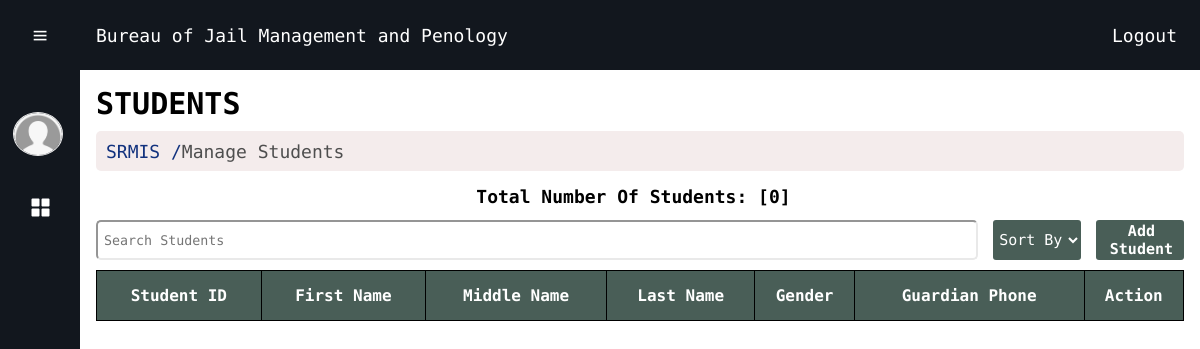
Page /public/manage-student.php (signed in) on the earlier database version.
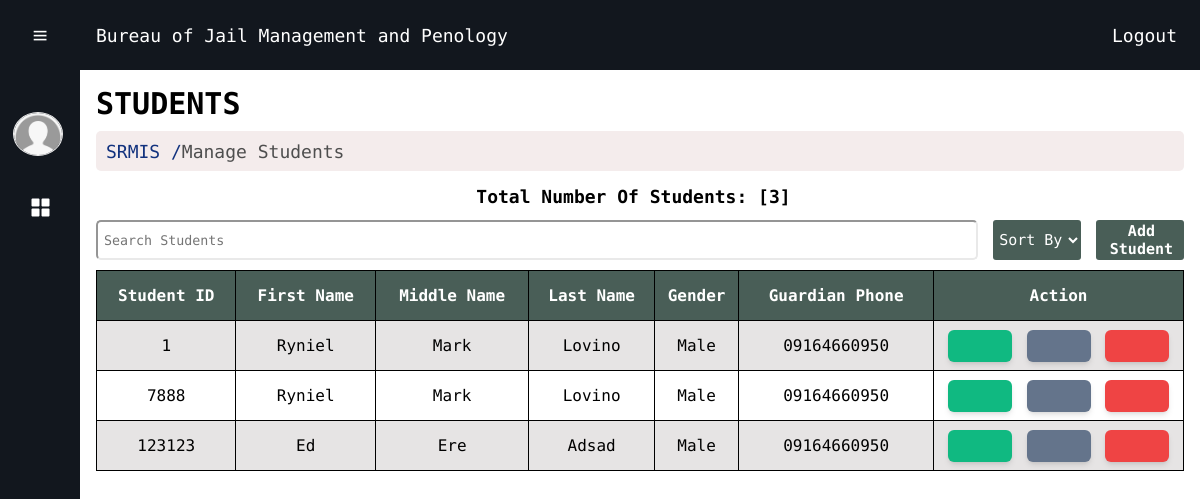
Same page on the later database version.
### tables this page shows
CREATE TABLE `students` (
  `ID` int(11) NOT NULL,
  `firstName` text NOT NULL,
  `midName` text NOT NULL,
  `surname` text NOT NULL,
  `gender` text NOT NULL,
  `birthdate` date NOT NULL,
  `compAddress` text NOT NULL,
  `motherName` varchar(255) NOT NULL,
  `motherOccupation` varchar(255) NOT NULL,
  `fatherName` varchar(255) NOT NULL,
  `fatherOccupation` varchar(255) NOT NULL,
  `guardianName` varchar(255) NOT NULL,
  `guardianPhone` text NOT NULL,
  `remarks` text NOT NULL
);

### public/manage-student.php (the view, shortened to what this page needs)
<?php
include("../php/conn.php");
if(isset($_GET['search']) && !empty($_GET['search'])) {
    $searchTerm = htmlspecialchars($_GET['search']);
    $sql = "SELECT * FROM students WHERE
            ID LIKE ? OR
            firstName LIKE ? OR
            midName LIKE ? OR
            surname LIKE ? OR
            gender LIKE ? OR
            guardianPhone LIKE ?";
    $stmt = $conn->prepare($sql);
    $searchTermWildcard = "%$searchTerm%";
    $stmt->bind_param("ssssss", $searchTermWildcard, $searchTermWildcard, $searchTermWildcard, $searchTermWildcard, $searchTermWildcard, $searchTermWildcard);
    $stmt->execute();
    $result = $stmt->get_result();
} else {
    $sql = "SELECT * FROM students";
    $result = $conn->query($sql);
}
$sqlMale = "SELECT COUNT(*) AS totalMale FROM students WHERE gender = 'male'";
$resultMale = $conn->query($sqlMale);
$rowMale = $resultMale->fetch_assoc();
$totalMale = $rowMale['totalMale'];
$sqlFemale = "SELECT COUNT(*) AS totalFemale FROM students WHERE gender = 'female'";
$resultFemale = $conn->query($sqlFemale);
$rowFemale = $resultFemale->fetch_assoc();
$totalFemale = $rowFemale['totalFemale'];
$totalStudents = $totalMale + $totalFemale;
?>
<!DOCTYPE html>
<html lang="en">
<head>
    <link rel="stylesheet" href="../src/manage-student.css?v=<?php echo time(); ?>">
    <link rel="stylesheet" href="../src/navbar.css?v=<?php echo time(); ?>">
    <link rel='stylesheet' href='https://cdn-uicons.flaticon.com/2.1.0/uicons-regular-rounded/css/uicons-regular-rounded.css'>
    <link href='https://unpkg.com/boxicons@2.1.4/css/boxicons.min.css' rel='stylesheet'>
    <link rel="stylesheet" href="../src/output.css">
</head>
<body>
<div class="header">
      <div class="left-section">
        <a href="dashboard.php">Bureau of Jail Management and Penology</a>
      </div>
      <div class="right-section">
        <a href="logout.php" class="logout">Logout</a>
      </div>
    </div>
    <div class="sidebar">
        <div class="top">
            <i class="bx bx-menu" id="btn"></i>
        </div>
        <div class="user">
            <img src="../images/user-image.png" class ="user-img" alt="user">
            <div>
            </div>
        </div>
        <ul>
            <li>
                <a href="dashboard.php">
                    <i class="bx bxs-grid-alt"></i>
                </a>
            </li>
            <li>
                <a href="manage-student.php">
                    <i class="fi fi-rr-users-alt"></i>
                </a>
            </li>
   <?php
    if ($_SESSION['user_id'] == 1) {
        ?>
        <li>
            <a href="manage-user.php">
                <i class="fi fi-rr-admin-alt"></i>
            </a>
        </li>
        <?php
    }
    ?>           <li>
                <a href="logout.php">
                    <i class="fi fi-rr-sign-out-alt"></i>
                </a>
            </li>
        </ul>
    </div>
    <div class="main-content">
        <h3>Students</h3>
        <p class="location"><span class="colored-text">SRMIS / </span>Manage Students</p>
        <p class="total">Total number of students: [<?php echo $totalStudents?>]</p>
        <div class="mid-container">
            <div class=" text-box ">
                <form method="GET">
                    <input class="search-box" type="search" name="search" placeholder="Search students" value="<?php echo isset($_GET['search']) ? $_GET['search'] : ''; ?>">
                </form>
            </div>
            <div class="right-btn">
            <form method="get">
                <select class="tw-bg-emerald-500" name="sort_by" id="sort" onchange="this.form.submit()">
                    <option value=" "> <i class="fi fi-rr-sort-alt"></i> Sort By</option>
                </select>
            </form>
            </div>
            <button  id = "add-student-btn" class=" add-student-btn" >
            <i class="fi fi-rr-user-add"></i>Add Student</button>
        </div>
        <div class="table">
          <table>
            <tr>
                <th>Student ID</th>
                <th>First Name</th>
                <th>Middle Name</th>
                <th>Last Name</th>
                <th>Gender</th>
                <th>Guardian Phone</th>
                <th>Action</th>
            </tr>
            <?php
                if(!$result) {
                    echo "Error executing SQL query: " . $conn->error;
                } else {
                    while ($row = $result->fetch_assoc()) {
                        echo "<tr>";
                        echo "<td>" . $row['ID'] . "</td>";
                        echo "<td>" . $row['firstName'] . "</td>";
                        echo "<td>" . $row['midName'] . "</td>";
                        echo "<td>" . $row['surname'] . "</td>";
                        echo "<td>" . $row['gender'] . "</td>";
                        echo "<td>" . $row['guardianPhone'] . "</td>";
                        echo "<td class='tw-w-[250px]'>";
                        echo "<div class='action-btn'>";
                        echo "<button id='view-btn'  class='tw-bg-emerald-500 tw-border-none tw-rounded-md tw-shadow-md tw-align-middle tw-w-16 tw-h-8 tw-text-white'
                        data-id='" . $row['ID'] . "'
                        data-firstname='" . $row['firstName'] . "'
                        data-midname='" . $row['midName'] . "'
                        data-surname='" . $row['surname'] . "'
                        data-gender='" . $row['gender'] . "'
                        data-birthdate='" . $row['birthdate'] . "'
                        data-compaddress='" . $row['compAddress'] . "'
                        data-mothername='" . $row['motherName'] . "'
                        data-motheroccupation='" . $row['motherOccupation'] . "'
                        data-fathername='" . $row['fatherName'] . "'
                        data-fatheroccupation='" . $row['fatherOccupation'] . "'
                        data-guardianname='" . $row['guardianName'] . "'
                        data-guardianphone='" . $row['guardianPhone'] . "'>
                        <i class='fi fi-rr-eye tw-text-[20px] tw-m-0 tw-text-center'></i></button>";
                        echo "<button id='edit-btn' class='tw-bg-slate-500 tw-border-none tw-rounded-md tw-shadow-md tw-align-middle tw-w-16 tw-h-8 tw-text-white'
                        data-id='" . $row['ID'] . "'
                        data-firstname='" . $row['firstName'] . "'
                        data-midname='" . $row['midName'] . "'
                        data-surname='" . $row['surname'] . "'
                        data-gender='" . $row['gender'] . "'
                        data-birthdate='" . $row['birthdate'] . "'
                        data-compaddress='" . $row['compAddress'] . "'
                        data-mothername='" . $row['motherName'] . "'
                        data-motheroccupation='" . $row['motherOccupation'] . "'
                        data-fathername='" . $row['fatherName'] . "'
                        data-fatheroccupation='" . $row['fatherOccupation'] . "'
                        data-guardianname='" . $row['guardianName'] . "'
                        data-guardianphone='" . $row['guardianPhone'] . "'>
                <i class='fi fi-rr-edit tw-text-[18px] tw-m-0 tw-text-center'></i>
              </button>";
                        echo "<button class='tw-bg-red-500 tw-border-none tw-rounded-md tw-shadow-md tw-m-0  tw-align-middle tw-w-16 tw-h-8 tw-text-white' onclick='deleteStudent(" . $row['ID'] . ")'><i class='fi fi-rr-trash tw-text-[20px]  tw-m-0 tw-text-center'></i></button>";
                        echo "</div>";
                        echo "</td>";
                        echo "</tr>";
                    }
                }
                ?>
        </table>
        </div>
      </div>
</body>
</html>

### src/manage-student.css (style rules this page uses)
body { padding: 0px; margin: 0px; }
h3 { text-transform: uppercase; font-size: 30px; margin-bottom: 0px; }
.location { margin: 10px 0px 10px 0px; background-color: rgb(244, 236, 236); font-size: 18px; vertical-align: middle; height: 40px; padding-left: 10px; color:#4e4e4e; border-radius: 5px; overflow: hidden; display: flex; align-items: center; }
.colored-text { color: rgb(18, 50, 126); }
button { font-weight: 520; cursor: pointer; }
.total { text-align: center; margin-top: 15px; font-size: 18px; text-transform: capitalize; font-weight: 520; }
.table { max-height: 420px; overflow-y: auto; padding: 0px; margin-top: 10px; }
table { width: 100%; margin-top: 0px; text-align: center; border-collapse: collapse; font-size: 16px; padding: 0px; }
table, td, th { border: 1px solid black; }
tr th { color: white; background-color: #495E57; position: sticky; top:0px; margin-top: 0px; border: 1px solid black; }
tr { height: 50px; }
tr:nth-child(even) { background-color: #e6e4e4; }
.action-btn { display: flex; justify-content: space-evenly; }
.text-box { width: 100%; }
.search-box { width: 100%; vertical-align: middle; box-sizing: border-box; height: 40px; border-radius: 5px; border-color: #e9e9e9; border-style: inset; text-transform: capitalize; padding-left: 6px; }
.mid-container { display: grid; grid-template-columns: 10fr 1fr 1fr; column-gap: 15px; }
.right-btn select { width: 100%; text-align: center; height: 40px; border: none; border-radius: 3px; background-color: #495E57; color: white; font-size: 15px; }
.add-student-btn { justify-content: center; display: flex; align-items: center; width: 100%; height: 40px; vertical-align: middle; border: none; border-radius: 3px; background-color: #495E57; color: white; font-size: 15px; }

### src/navbar.css (style rules this page uses)
* { margin: 0; padding: 0; box-sizing: border-box; font-family: "Reddit Mono", monospace; }
.user-img { margin: 0; width: 50px; border-radius: 100%; border: 1px solid #eee; }
.sidebar { position: fixed; top: 0; left: 0; bottom: 0; height: 100vh; width: 80px; background-color: #12171e; padding: .4rem .8rem; transition: all 0.5s ease; z-index: 250; }
.sidebar #btn { position: absolute; color: white; top: .4rem; left: 50%; font-size: 1.2rem; line-height: 50px; transform: translateX(-50%); }
.user { display: grid; grid-template-columns: 1fr 3fr; margin: 1rem 0; align-items: center; color: white; border-radius: 0.8rem; height: 70px; }
.sidebar ul li { position: relative; list-style-type: none; height: 50px; width: 90%; margin: 0.8rem auto; line-height: 50px; }
.sidebar ul li a { color: #fff; display: flex; align-items: center; text-decoration: none; border-radius: 0.8rem; }
.sidebar ul li a i { min-width: 50px; text-align: center; height: 50px; border-radius: 12px; line-height: 50px; }
.main-content { z-index: 21; position: relative; transition: all 0.5s ease; width: calc(100% - 80px); left: 80px; padding: 1rem; }
.header { height: 70px; position:sticky; flex: 1; top: 0; display: flex; flex-direction: row; align-items: center; width: 100%; background-color: #12171e; align-items: center; color: white; font-size: 18px; padding: 1rem; z-index: 200; }
.left-section { transition: all 0.5s ease; position: relative; margin-left: 80px; }
i { position: relative; margin-right: 8px; align-items: center; margin-top: 5px; font-size: 24px; }
a { text-decoration: none; color: white; }
.right-section { position:absolute; right: 10px; flex: 1; display: flex; flex-direction: row; align-items: center; }
.logout, p { margin: 13px 13px 13px 0px; }

Differences in the rows shown:
added students: ID "1", firstName "Ryniel", midName "Mark", surname "Lovino", gender "Male", guardianPhone "09164660950"
added students: ID "7888", firstName "Ryniel", midName "Mark", surname "Lovino", gender "Male", guardianPhone "09164660950"
added students: ID "123123", firstName "Ed", midName "Ere", surname "Adsad", gender "Male", guardianPhone "09164660950"
Other differences:
$totalStudents: "0" → "3"
